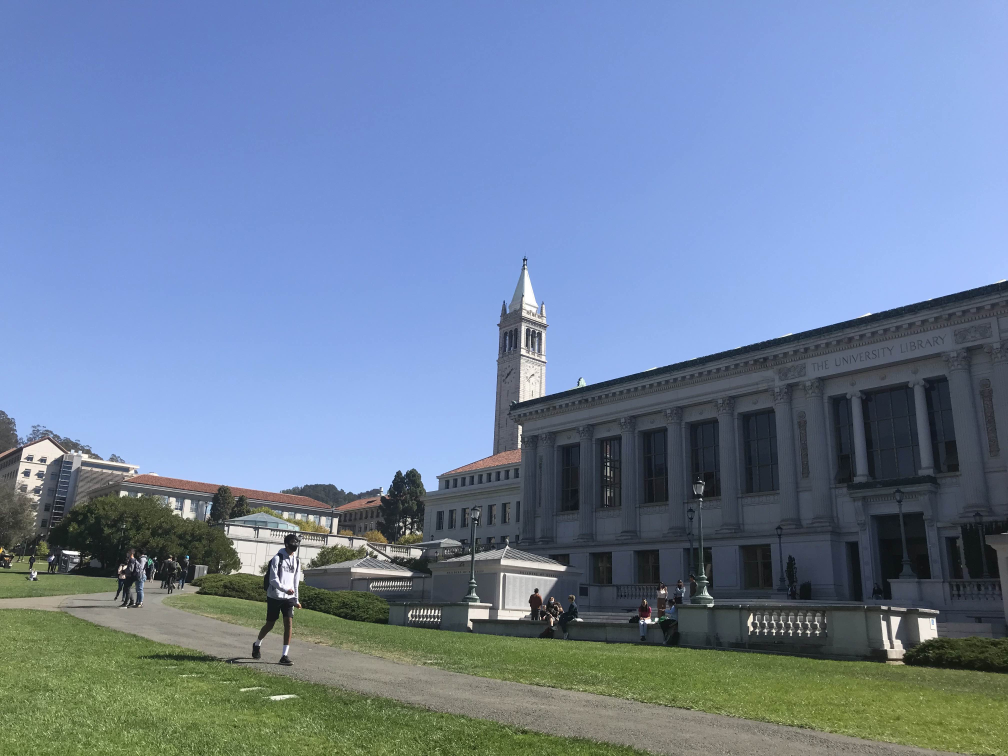
#> input picture im1_1.jpg, 4032 x 3024 px (shown at 1/4 size)
$ jupyter execute --allow-errors Project4a.ipynb   (shell and % lines are left out)
#> lines starting #> are read from the running program, lines starting #| are printed output that depends on the picture
# Base Imports

[cell 1]
import matplotlib
import matplotlib.pyplot as plt
from tqdm import tqdm
import cv2
from cv2 import resize
import skimage as sk
from skimage import transform
import skimage.io as skio
import numpy as np

# Utils

[cell 2]
def get_image(path):
    im = plt.imread(path)
    im = im.astype(float)
    return im

def show(im, figsize = 10, cmap=None):
    plt.figure(figsize=(figsize,figsize))
    plt.imshow(im, cmap=cmap)

# [20 lines left out: function resize_preserve, not called in this run]

# Correspondences

## Imports

[cell 3]
import matplotlib.cm as cm
from scipy.spatial import Delaunay

## Code

[cell 4]
def get_correspondences(images, dims = (1, 1), timeout = -1, include_edges = False, cmap = None, mesh = False, rainbow = True):
    """
    Takes in a list of images, returns a list of (x, y) keypoints for each image, in order

    Returns a list of keypoints in the shape (images, num_keypoints, 2 (since x and y) )

    Optional Args:
    include_edges - boolean for whether or not to count the edges of the image as keypoints automatically
    dims - the number of images, triangulations, and points to display as we decide to keep going or quit
    timeout - the time after which no click closes out the program
    cmap - color map option is nice if you're dealing with grayscale images
    mesh - Whether or not to display a mesh from the keypoints
    rainbow - whether or not to color the points with a rainbow
    """

    # Make sure all of our images are properly sized
    for i, image in enumerate(images):
        if len(image.shape) < 3:
            images[i] = np.stack((image, image, image), axis = -1)

    # Initialize our list of keypoints as empty of the edges of the images
    images_keypoints = [[] for image in images]
    if include_edges:
        images_keypoints = [[(0,0), (0, image.shape[0]-1), (image.shape[1]-1, 0),
                             (image.shape[1]-1, image.shape[0]-1)]
                            for image in images]

    while True:
        # Display all the images that we have and the keypoints, and traingulations
        plt.clf()
        show_correspondences(images, images_keypoints, dims, cmap, mesh, rainbow,
                             title = "Click to add another round of points, or press enter")

        # See if we want to add more keypoints
        if plt.waitforbuttonpress():
            plt.close()
            return images_keypoints
        plt.clf()

        # Start adding new points to a list
        plt.title("Left click for the next point or hit enter to escape")
        next_points = []
        for image, keypoints in zip(images, images_keypoints):
            plt.clf()
            plt.imshow(image, cmap = cmap)
            plt.scatter([point[0] for point in keypoints], [point[1] for point in keypoints])
            plt.draw()
            user_input = plt.ginput(1, timeout=timeout)
            if not len(user_input):
                return images_keypoints
            else:
                next_points.append(user_input[0])  # ginput returns a list of coords... want the first one
        plt.close()

        # If we make it through all the images, add all our keypoints to our final list
        for next_point, keypoints in zip(next_points, images_keypoints):
            keypoints.append(next_point)

def get_and_show_correspondences(images, dims, timeout = -1, include_edges = False, cmap = None, mesh = False, rainbow = True, title = None):
    """
    A wrapper for the get_correspondences that also shows images and keypoints after the fact
    Same args
    """
    images_keypoints = get_correspondences(images, dims, timeout, include_edges, cmap = cmap, mesh = mesh)
    show_correspondences(images, images_keypoints, dims, cmap, mesh, rainbow, title)
    return images_keypoints


def show_correspondences(images, images_keypoints, dims, cmap = None,
                         mesh = False, rainbow = False, title = None,
                         figsize = (10, 5)):
    """
    Inputs:
    images - list of images in shape (n_images, h, w, c) or (n_images, h, w)
    images_keypoints - a list of keypoints whose i th index is (n_images, n_keypoints, 2)
                        corresponding to images[i]
    dims - a tuple of dimensions for our output graphic (w, h)

    Optional arg:
    cmap - a cmap for displaying images... useful for if the images are black and white
    mesh - Whether or not to display a mesh from the keypoints
    rainbow - whether or not to color the points with a rainbow
    title - a title for the plot
    figsize - the size of the figure to show
    """
    images_keypoints = np.array(images_keypoints)
    # Draw out the first product(*dims) images, keypoints, and triangulation
    if mesh and len(images_keypoints[0]) >= 3:
        tri = get_avg_triangulation(images_keypoints)
    fig, axs = plt.subplots(*dims, figsize = figsize)
    axs = np.array(axs)
    for ax, image, keypoints in zip(axs.flatten(), images, images_keypoints):
        ax.imshow(image, cmap = cmap)
        color = None
        if rainbow:
            color = cm.rainbow(np.linspace(0, 1, len(keypoints)))
        ax.scatter([point[0] for point in keypoints], [point[1] for point in keypoints], color = color)
        if mesh and len(images_keypoints[0]) >= 3:
            ax.triplot(keypoints[:,0], keypoints[:,1], tri.simplices)
        ax.axis("off")
    if title:
        fig.suptitle(title)
    plt.show()

# Homographies

## Imports

[cell 5]
from scipy.ndimage import map_coordinates

## Code

[cell 6]
# [38 lines left out: function computeH, not called in this run]

"""
def computeH(im1_pts, im2_pts):
    #Computes the homography from im1 to im2

    #[         ]       [         ]
    #[ im2_pts ] = H @ [ im1_pts ]
    #[ 1 1 1 1 ]       [ 1 1 1 1 ]

    #im1_pts = list of shape (pts, 2)
    #im2_pts = list of shape (pts, 2)

    #These get im1_pts, im2_pts into the form above
    im1_pts = np.array(im1_pts).T
    im1_pts = np.concatenate((im1_pts, np.ones((1,im1_pts.shape[1]))))

    im2_pts = np.array(im2_pts).T
    im2_pts = np.concatenate((im2_pts, np.ones((1,im2_pts.shape[1]))))


    # Need to use np.solve to solve for x in b = Ax,
    #   so need to transpose both sides, giving
    #   im2_pts.T = im1_pts.T @ H.T
    #   Now, im2_pts is b and im1_pts is a
    #   Transposing resulting H.T gives answer
    H = np.linalg.lstsq(im1_pts.T, im2_pts.T, rcond=None)[0].T

    # Rescale to make sure that bottom right entry is 1

    H = H/H[2,2]

    return H
"""


# [134 lines left out: functions warp_image, fast_warp_image, mosaic_from_left, not called in this run]

## Results

### Basic Homography

[cell 7]
mosaic1_images = [get_image(path)/256 for path in ('im1_1.jpg', 'im2_1.jpg', 'im3_1.jpg')]
#> in get_image, im is the input picture: shape (3024, 4032, 3); mean R, G, B 110.6, 130, 157.4
#> call 2 of get_image, with path = 'im2_1.jpg'
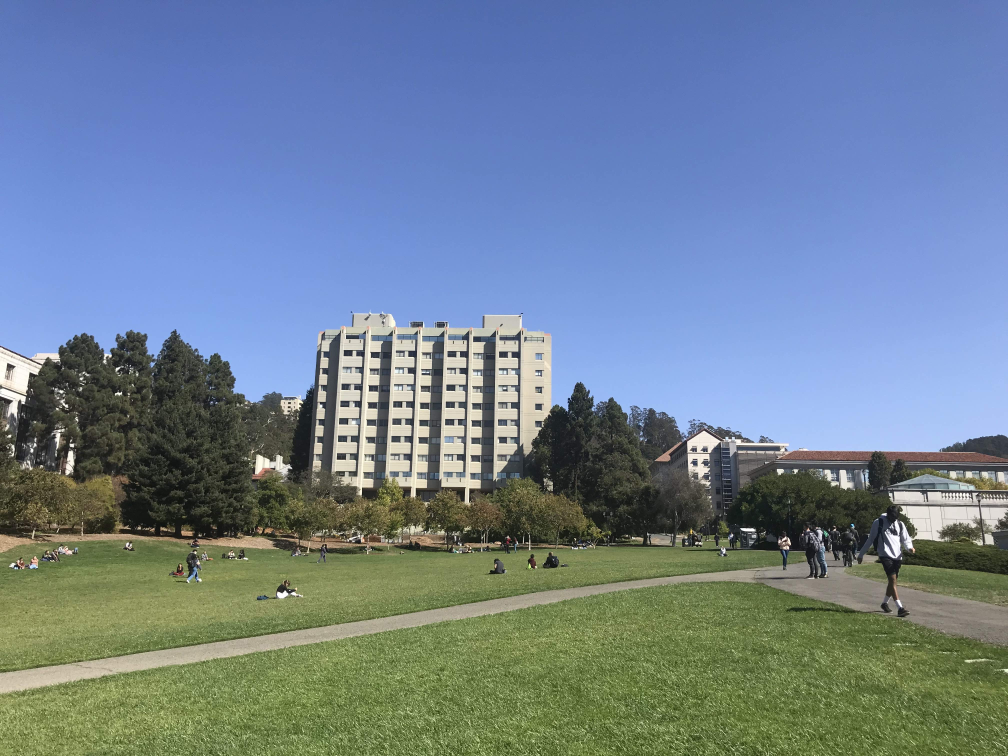
#> input picture im2_1.jpg, 4032 x 3024 px (shown at 1/4 size)
#> in get_image, im is the input picture: shape (3024, 4032, 3); mean R, G, B 111.9, 129.8, 147.6
#> call 3 of get_image, with path = 'im3_1.jpg'
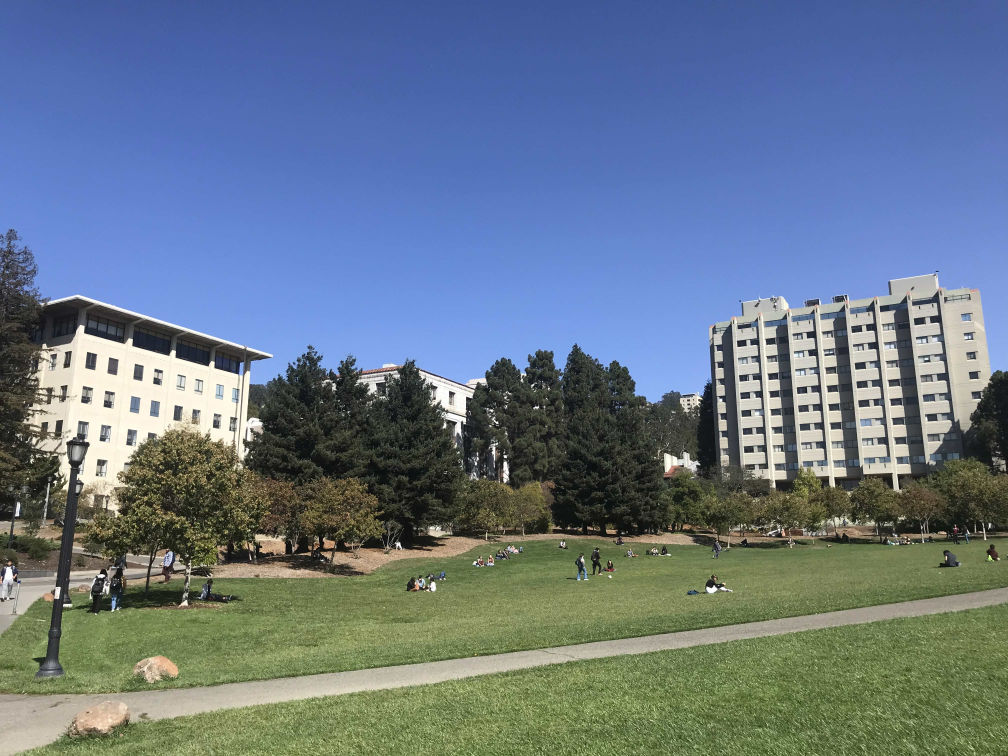
#> input picture im3_1.jpg, 4032 x 3024 px (shown at 1/4 size)
#> in get_image, im is the input picture: shape (3024, 4032, 3); mean R, G, B 103.7, 119.6, 136.4
#> mosaic1_images = 3 items
mosaic2_images = [get_image(path)/256 for path in ('im1_2.jpg', 'im2_2.jpg', 'im3_2.jpg')]
#> call 4 of get_image, with path = 'im1_2.jpg'
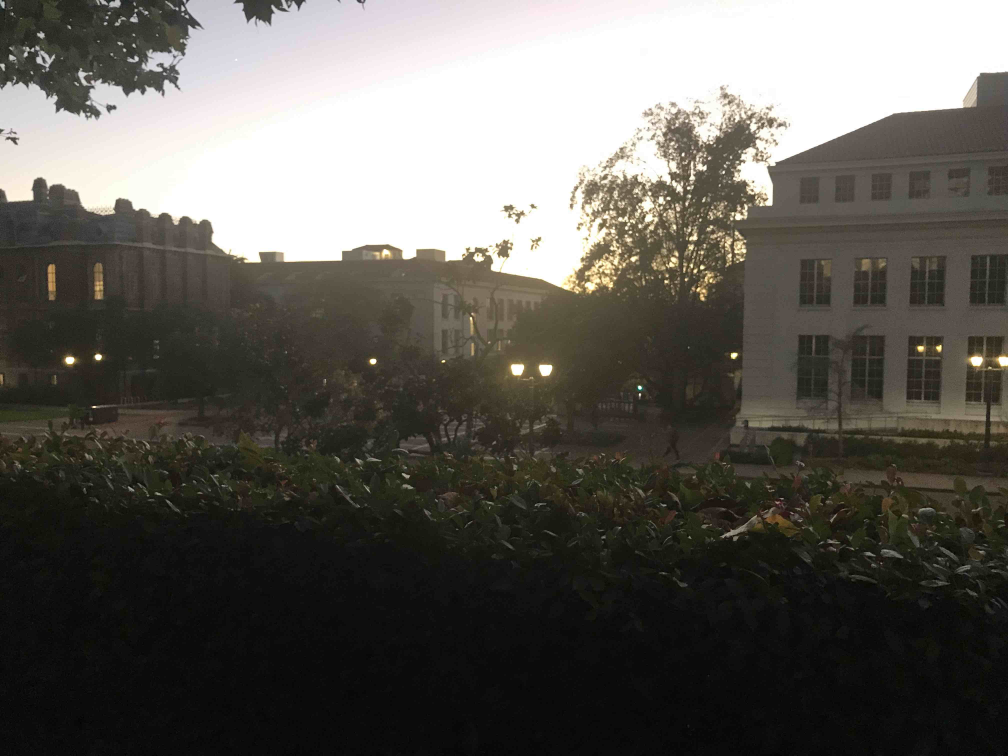
#> input picture im1_2.jpg, 4032 x 3024 px (shown at 1/4 size)
#> in get_image, im is the input picture: shape (3024, 4032, 3); mean R, G, B 95.3, 92.7, 87
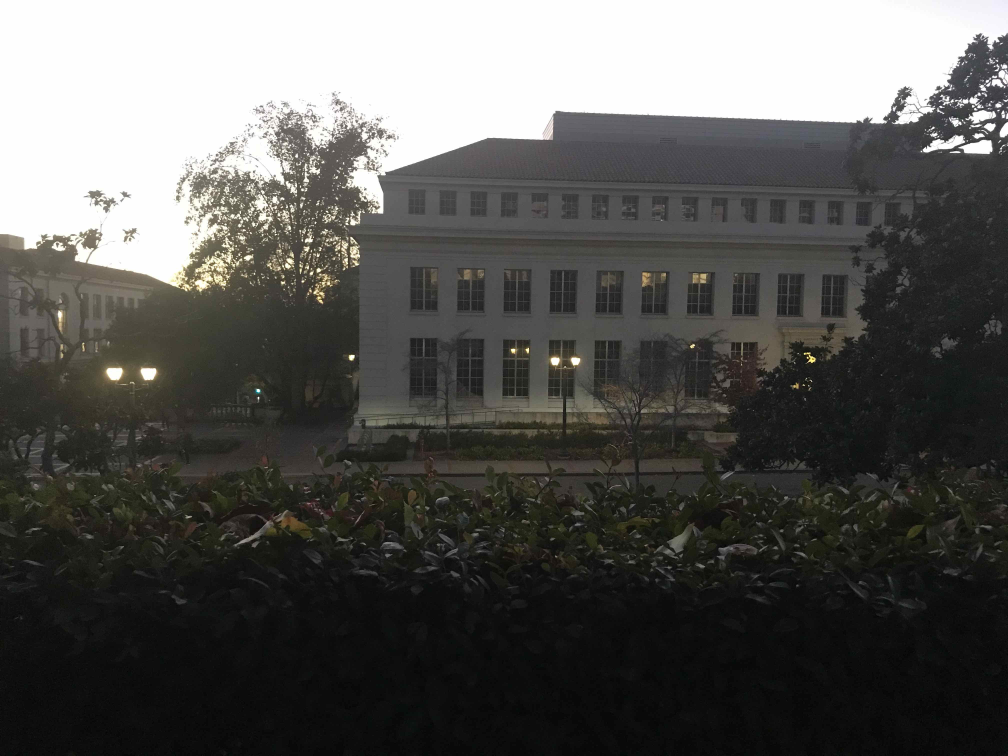
#> input picture im2_2.jpg, 4032 x 3024 px (shown at 1/4 size)
#> in get_image, im is the input picture: shape (3024, 4032, 3); mean R, G, B 88.4, 87.9, 85.2
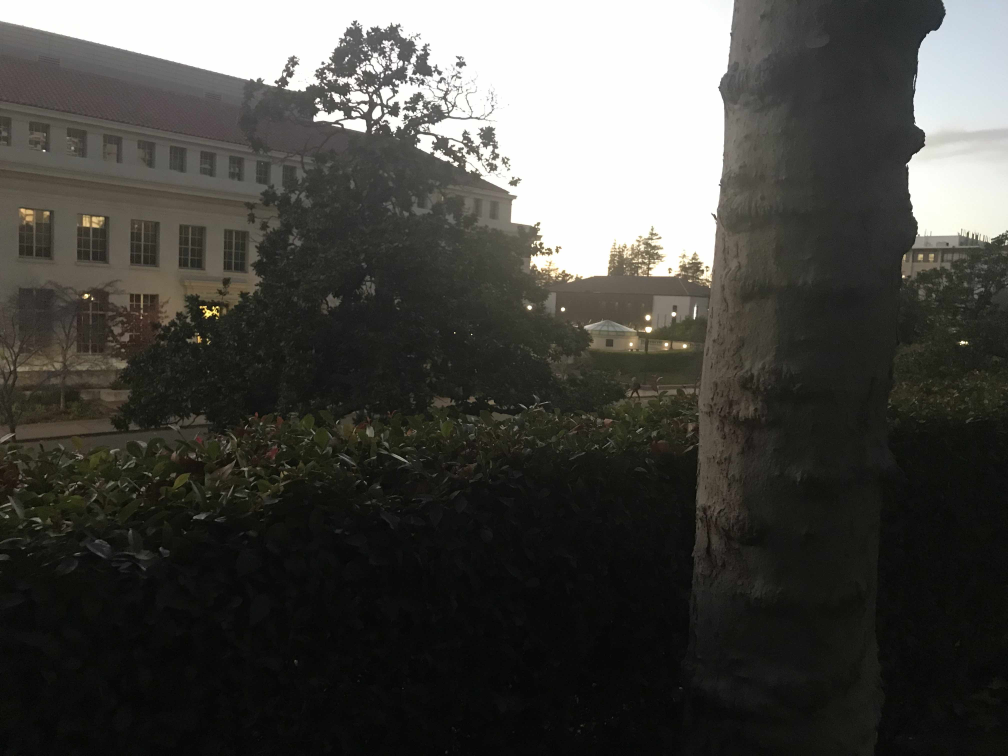
#> input picture im3_2.jpg, 4032 x 3024 px (shown at 1/4 size)
#> in get_image, im is the input picture: shape (3024, 4032, 3); mean R, G, B 72.3, 71.6, 67.4
#> mosaic2_images = 3 items
#> (the rest of this cell did not finish here and is left out)

#> (a cell that did not finish here is left out)

#> (a cell that did not finish here is left out)

#> (a cell that did not finish here is left out)

### Image Rectification

#> (a cell that did not finish here is left out)

#> the loop in get_correspondences, `for i, image in enumerate(images):` made 1 pass
#> after the loop in get_correspondences, `for i, image in enumerate(images):`: images = 1 item
#> in get_correspondences, `images_keypoints = [[] for image in images]`: images_keypoints = [[]]
#> in show_correspondences, `images_keypoints = np.array(images_keypoints)`: images_keypoints = empty array
#> the loop in show_correspondences, `for ax, image, keypoints in zip(axs.flatten(), images, images_keypoint..` made 1 pass
#> keypoints on pass 1: empty array

[cell 12]
rectify_mona_lisa_keypoints = [(0, 0), (1000, 0), (0, 1200), (1000, 1200)]

#> (the rest of this cell did not finish here and is left out)

### Testing Merging Images (Mosaic)

#> (a cell that did not finish here is left out)

### Bells and Whistles: Nyan Lisa

#> (a cell that did not finish here is left out)

[cell 15]
nyan_cat_keypoints = [(0, 0), (199, 0), (0, 250), (199, 250)]
#> nyan_cat_keypoints = [(0, 0), (199, 0), (0, 250), (199, 250)]

#> (the rest of this cell did not finish here and is left out)
